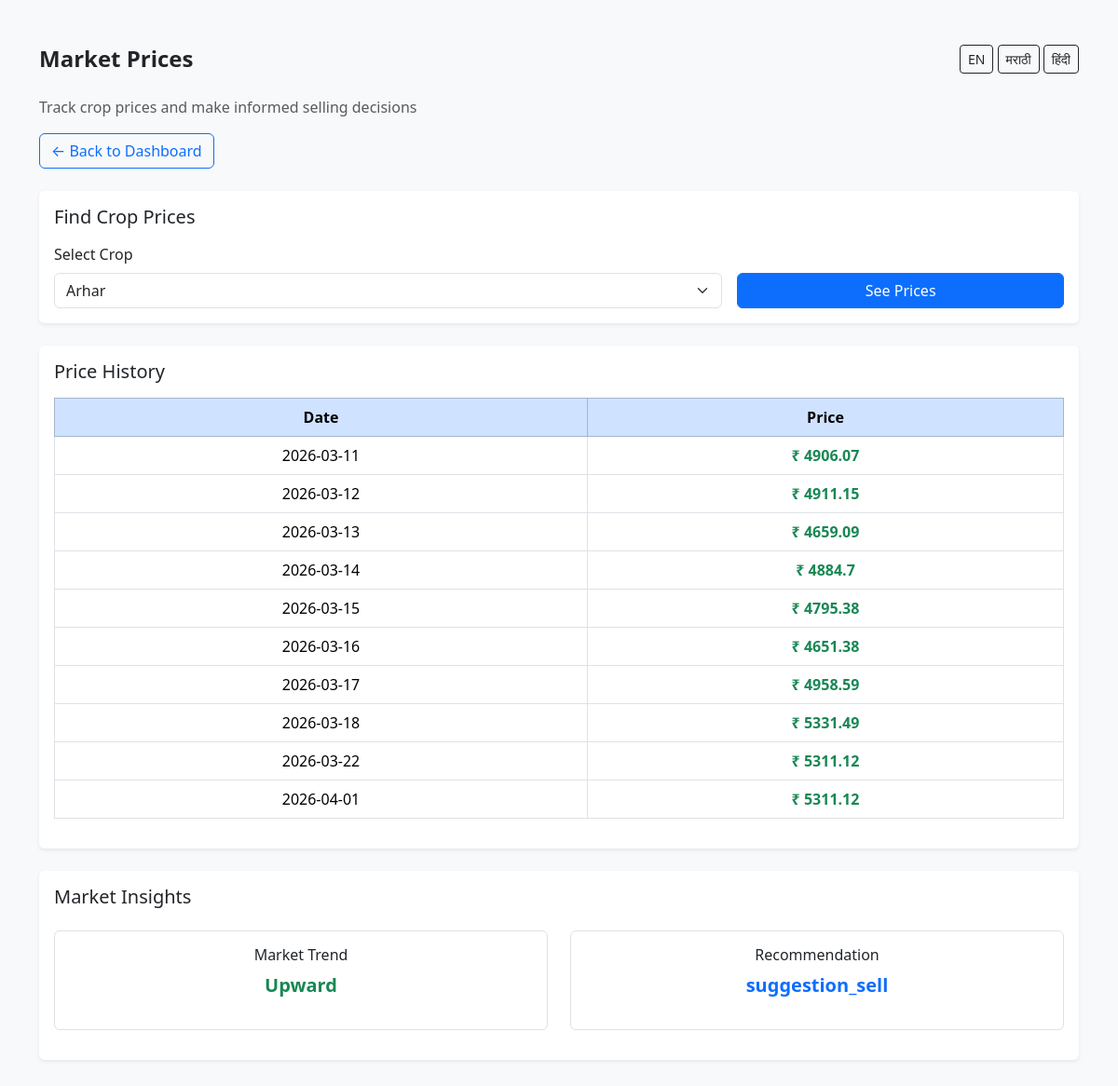
Page /market (signed in) on the committed database.
### tables this page shows
CREATE TABLE market_prices (
            id INTEGER PRIMARY KEY AUTOINCREMENT,
            crop_name TEXT NOT NULL,
            price REAL,
            date DATE NOT NULL
        );

### app.py (the view)
@app.route("/market", methods=["GET", "POST"])
@login_required
def market():
    crops = get_all_crops()
    crops = [{'crop_name': crop[0]} for crop in crops]
    prices = []
    trend = None
    suggestion = None
    selected_crop = None
    if request.method == 'POST':
        selected_crop = request.form.get('crop', '').strip()
    else:
        if crops:
            selected_crop = crops[0]['crop_name']
    if selected_crop:
        price_history = get_market_price(selected_crop, 30)
        if price_history:
            prices = [{'date': str(p[2]), 'price': float(p[1])} for p in reversed(price_history)]
        else:
            flash(get_text(get_lang()).get("no_price_data", "No price data available for selected crop"), "info")
            prices = []
        trend_data = get_price_trend(selected_crop, 7)
        if trend_data:
            trend = trend_data['trend']
            if trend_data['change_percent'] > 5:
                suggestion = "suggestion_sell"
            elif trend_data['change_percent'] < -5:
                suggestion = "suggestion_wait"
            else:
                suggestion = "suggestion_stable"
        log_activity(session["user_id"], f"checked prices for {selected_crop}")
    return render('market.html', crops=crops, prices=prices, selected_crop=selected_crop,
                 trend=trend, suggestion=suggestion)

### app.py (called while the page is built)
@app.after_request
def set_cache_control(response):
    response.headers['Cache-Control'] = 'no-store, no-cache, must-revalidate, max-age=0'
    response.headers['Pragma'] = 'no-cache'
    response.headers['Expires'] = '0'
    return response

@app.teardown_appcontext
def shutdown_db(exception=None):
    close_db()

def login_required(f):
    @wraps(f)
    def wrapper(*args, **kwargs):
        if "user_id" not in session:
            flash(get_text(get_lang()).get("login_required"), "error")
            return redirect("/login")
        return f(*args, **kwargs)
    return wrapper

def get_lang():
    lang = session.get("lang", "en")
    return lang if lang in SUPPORTED_LANGS else "en"

def render(template, **kwargs):
    kwargs.setdefault("text", get_text(get_lang()))
    kwargs.setdefault("user_name", session.get("user_name"))
    return render_template(template, **kwargs)

@app.context_processor
def inject_globals():
    return {
        "text": get_text(get_lang()),
        "user_name": session.get("user_name"),
        "lang": get_lang(),
        "admin_logged_in": session.get("admin_logged_in"),
        "admin_username": session.get("admin_username")
    }

### db.py (called while the page is built)
def get_db_connection():
    global _db_conn
    if _db_conn is None:
        _db_conn = sqlite3.connect(DB_PATH, check_same_thread=False)
        _db_conn.row_factory = sqlite3.Row
        _db_conn.execute("PRAGMA query_only = OFF")
        _db_conn.execute("PRAGMA journal_mode = WAL")
    return _db_conn

@contextmanager
def db_connection():
    conn = get_db_connection()
    try:
        yield conn
        conn.commit()
    except Exception:
        conn.rollback()
        raise

def log_activity(user_id, action):
    try:
        with db_connection() as conn:
            conn.execute(
                "INSERT INTO user_activity (user_id, action) VALUES (?,?)",
                (user_id, action)
            )
    except Exception:
        pass  # Don't block on activity logging

def get_all_crops():
    with db_connection() as conn:
        return conn.execute(
            "SELECT DISTINCT crop_name FROM crops ORDER BY crop_name"
        ).fetchall()

def get_market_price(crop_name, days=30):
    with db_connection() as conn:
        return conn.execute(
            """SELECT crop_name, price, date FROM market_prices
               WHERE crop_name = ?
               ORDER BY date DESC LIMIT ?""",
            (crop_name, days)
        ).fetchall()

### templates/market.html (shortened to what this page needs)
<!DOCTYPE html>
<html lang="{{ session.get('lang','en') }}">
<head>
    <link href="https://cdn.jsdelivr.net/npm/bootstrap@5.3.2/dist/css/bootstrap.min.css" rel="stylesheet">
</head>
<body class="bg-light">
<div class="container py-5">
    <div class="d-flex justify-content-between align-items-center mb-4">
        <h4 class="fw-bold m-0">{{ text.market }}</h4>
        <div>
            <a href="/set_language/en" class="btn btn-sm btn-outline-dark {% if session.get('lang')=='en' %}active{% endif %}">EN</a>
            <a href="/set_language/mr" class="btn btn-sm btn-outline-dark {% if session.get('lang')=='mr' %}active{% endif %}">मराठी</a>
            <a href="/set_language/hi" class="btn btn-sm btn-outline-dark {% if session.get('lang')=='hi' %}active{% endif %}">हिंदी</a>
        </div>
    </div>
    <p class="text-muted">{{ text.track_prices }}</p>
    <a href="/dashboard" class="btn btn-outline-primary mb-4">
        ← {{ text.back_to_dashboard }}
    </a>
    <div class="card shadow-sm border-0 mb-4">
        <div class="card-body">
            <h5 class="card-title mb-3">{{ text.find_crop_prices }}</h5>
            <form method="POST">
                <div class="row g-3">
                    <div class="col-md-8">
                        <label class="form-label">{{ text.select_crop }}</label>
                        <select name="crop" class="form-select" required>
                            {% for crop in crops %}
                                <option value="{{ crop['crop_name'] }}"
                                {% if selected_crop == crop['crop_name'] %} selected {% endif %}>
                                    {{ crop['crop_name'] }}
                                </option>
                            {% endfor %}
                        </select>
                    </div>
                    <div class="col-md-4 d-flex align-items-end">
                        <button type="submit" class="btn btn-primary w-100">
                            {{ text.see_prices }}
                        </button>
                    </div>
                </div>
            </form>
        </div>
    </div>
    {% if prices %}
    <div class="card shadow-sm border-0 mb-4">
        <div class="card-body">
            <h5 class="mb-3">{{ text.price_history }}</h5>
            <div class="table-responsive">
                <table class="table table-hover table-bordered text-center align-middle">
                    <thead class="table-primary">
                        <tr>
                            <th>{{ text.date_label }}</th>
                            <th>{{ text.price_label }}</th>
                        </tr>
                    </thead>
                    <tbody>
                        {% for row in prices %}
                        <tr>
                            <td>{{ row["date"] }}</td>
                            <td class="fw-bold text-success">₹ {{ row["price"] }}</td>
                        </tr>
                        {% endfor %}
                    </tbody>
                </table>
            </div>
        </div>
    </div>
    {% endif %}
    {% if trend %}
    <div class="card shadow-sm border-0">
        <div class="card-body">
            <h5 class="mb-4">{{ text.market_insights }}</h5>
            <div class="row text-center">
                <div class="col-md-6 mb-3">
                    <div class="p-3 border rounded">
                        <h6>{{ text.market_trend }}</h6>
                        <p class="fw-bold fs-5
                        {% if 'Upward' in trend %} text-success {% else %} text-danger {% endif %}">
                            {{ trend }}
                        </p>
                    </div>
                </div>
                <div class="col-md-6 mb-3">
                    <div class="p-3 border rounded">
                        <h6>{{ text.recommendation }}</h6>
                        <p class="fw-bold fs-5 text-primary">
                            {{ suggestion if suggestion else 'Hold for better rates' }}
                        </p>
                    </div>
                </div>
            </div>
        </div>
    </div>
    {% endif %}
</div>
</body>
</html>

### rows in the picture
market_prices: date "2026-03-11", price "4906.07"
market_prices: date "2026-03-12", price "4911.15"
market_prices: date "2026-03-13", price "4659.09"
market_prices: date "2026-03-14", price "4884.7"
market_prices: date "2026-03-15", price "4795.38"
market_prices: date "2026-03-16", price "4651.38"
market_prices: date "2026-03-17", price "4958.59"
market_prices: date "2026-03-18", price "5331.49"
market_prices: date "2026-03-22", price "5311.12"
market_prices: date "2026-04-01", price "5311.12"

### other values in the picture
{{ text.market }} "Market Prices"
{{ text.track_prices }} "Track crop prices and make informed selling decisions"
{{ text.back_to_dashboard }} "Back to Dashboard"
{{ text.find_crop_prices }} "Find Crop Prices"
{{ text.select_crop }} "Select Crop"
{{ text.see_prices }} "See Prices"
{{ text.price_history }} "Price History"
{{ text.date_label }} "Date"
{{ text.price_label }} "Price"
{{ text.market_insights }} "Market Insights"
{{ text.market_trend }} "Market Trend"
{{ trend }} "Upward"
{{ text.recommendation }} "Recommendation"
{{ suggestion if suggestion else 'Hold for better rates' }} "suggestion_sell"
form field crop "Arhar"
